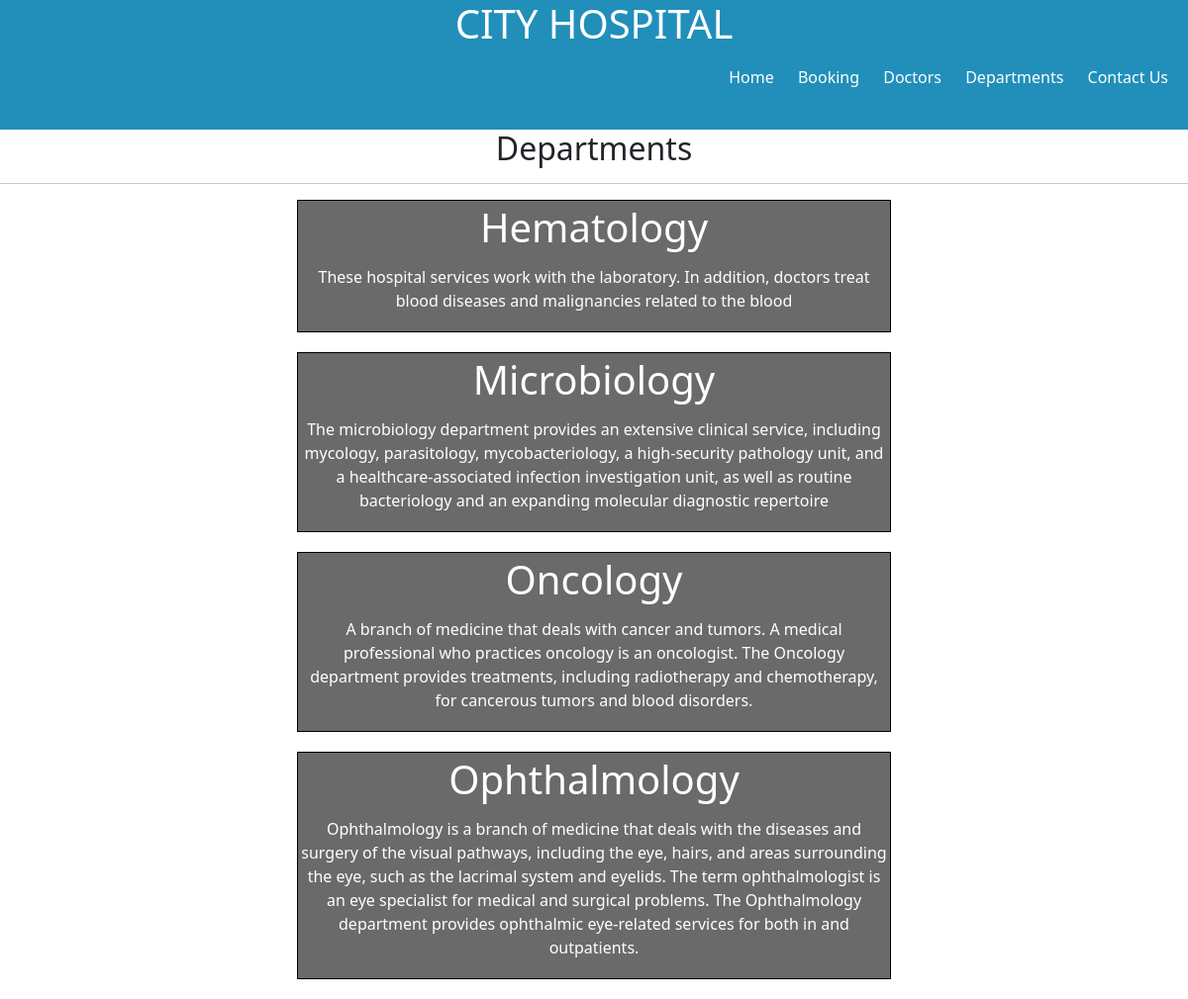
Page /department/ on the committed database.
### home/models.py (models this page shows, shortened)
class Departments(models.Model):
    dept_name = models.CharField(max_length=100)
    dept_discription = models.TextField()

### home/views.py (the view)
# urls.py: path('department/', views.department, name='department'),
def department(request):
    dic_dept = {
        'dept': Departments.objects.all()
    }
    return render(request, 'department.html', dic_dept)

### template/department.html (shortened to what this page needs)
{% extends 'sample.html'%}
{% load static %}
{% block content %}
<h2 style="text-align: center;">Departments</h2>
<hr>
{% for i in dept %}
<div style="margin: auto; width: 50%; background-color: rgb(106, 106, 106) ; border: 1px solid black; margin-bottom: 20px;" >
    <div style="padding: 3px;" >
        <h1 style="text-align: center; color: white;"> {{i.dept_name}} </h1>
    </div>
    <div style="padding: 3px;">
        <p style="text-align: center; color: white;"> {{i.dept_discription}} </p>
    </div>
</div>
{% endfor %}
{% endblock %}

### rows in the picture
Departments: dept_name "Hematology", dept_discription "These hospital services work with the laboratory. In addition, doctors treat blood diseases and malignancies related to the blood"
Departments: dept_name "Microbiology", dept_discription "The microbiology department provides an extensive clinical service, including mycology, parasitology, mycobacteriology, a high-security pathology unit, and a healthcare-associated infection investigation unit, as well as routine bacteriology and an expanding molecular diagnostic repertoire"
Departments: dept_name "Oncology", dept_discription "A branch of medicine that deals with cancer and tumors. A medical professional who practices oncology is an oncologist. The Oncology department provides treatments, including radiotherapy and chemotherapy, for cancerous tumors and blood disorders."
Departments: dept_name "Ophthalmology", dept_discription "Ophthalmology is a branch of medicine that deals with the diseases and surgery of the visual pathways, including the eye, hairs, and areas surrounding the eye, such as the lacrimal system and eyelids. The term ophthalmologist is an eye specialist for medical and surgical problems. The Ophthalmology department provides ophthalmic eye-related services for both in and outpatients."
